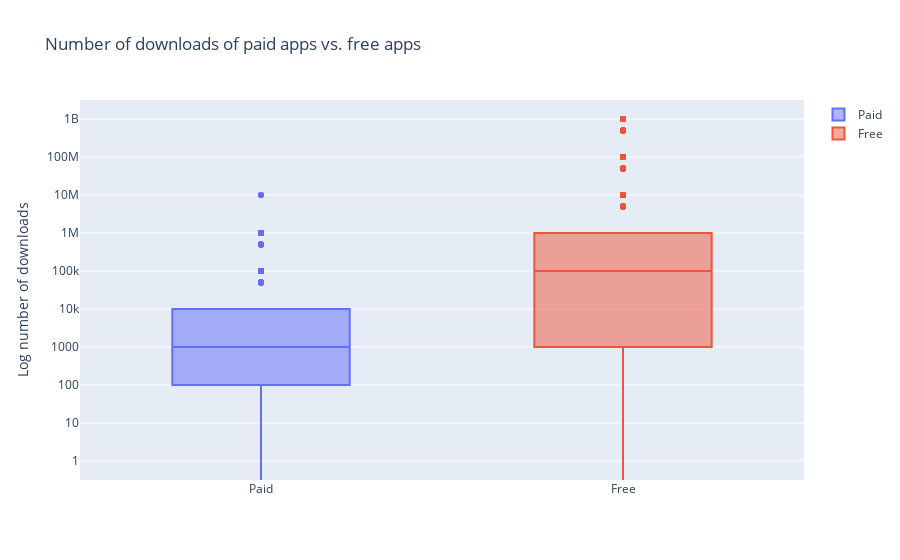
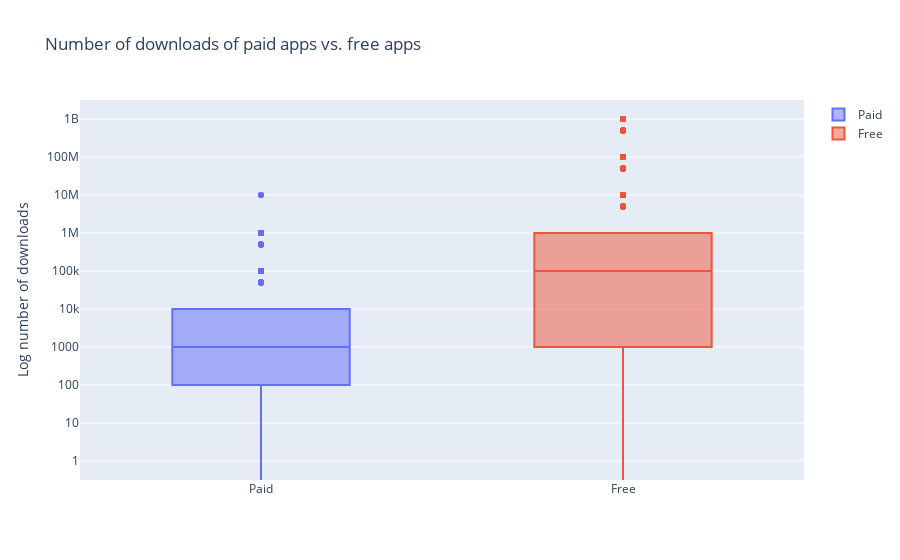

These figures' notebook cell, in order:
### Markdown cell above
## 8. Popularity of paid apps vs free apps
<p>For apps in the Play Store today, there are five types of pricing strategies: free, freemium, paid, paymium, and subscription. Let's focus on free and paid apps only. Some characteristics of free apps are:</p>
<ul>
<li>Free to download.</li>
<li>Main source of income often comes from advertisements.</li>
<li>Often created by companies that have other products and the app serves as an extension of those products.</li>
<li>Can serve as a tool for customer retention, communication, and customer service.</li>
</ul>
<p>Some characteristics of paid apps are:</p>
<ul>
<li>Users are asked to pay once for the app to download and use it.</li>
<li>The user can't really get a feel for the app before buying it.</li>
</ul>
<p>Are paid apps installed as much as free apps? It turns out that paid apps have a relatively lower number of installs than free apps, though the difference is not as stark as I would have expected!</p>

### Code cell
trace0 = go.Box(
    # Data for paid apps
    y = apps[apps['Type'] == 'Paid']['Installs'],
    name = 'Paid'
)

trace1 = go.Box(
    # Data for free apps
    y = apps[apps['Type'] == 'Free']['Installs'],
    name = 'Free'
)

layout = go.Layout(
    title = "Number of downloads of paid apps vs. free apps",
    yaxis = dict(title = "Log number of downloads",
                type = 'log',
                autorange = True)
)

# Add trace0 and trace1 to a list
data = [trace0, trace1]
plotly.offline.iplot({'data': data, 'layout': layout})

# Add trace0 and trace1 to a list for plotting
data = [trace0, trace1]
plotly.offline.iplot({'data': data, 'layout': layout})

### Figure 1 — Plotly figure (JSON) as saved in the notebook; plotly's stock layout.template omitted (floating-point values rounded to 4 significant figures; data arrays with more than 128 entries replaced by an {"elided": "..."} marker saying what was removed)
{"data": [{"name": "Paid", "type": "box", "y": {"elided": "756 int values"}}, {"name": "Free", "type": "box", "y": {"elided": "8903 int values"}}], "layout": {"title": {"text": "Number of downloads of paid apps vs. free apps"}, "yaxis": {"autorange": true, "title": {"text": "Log number of downloads"}, "type": "log"}}}

### Figure 2 — Plotly figure (JSON) as saved in the notebook; plotly's stock layout.template omitted (floating-point values rounded to 4 significant figures; data arrays with more than 128 entries replaced by an {"elided": "..."} marker saying what was removed)
{"data": [{"name": "Paid", "type": "box", "y": {"elided": "756 int values"}}, {"name": "Free", "type": "box", "y": {"elided": "8903 int values"}}], "layout": {"title": {"text": "Number of downloads of paid apps vs. free apps"}, "yaxis": {"autorange": true, "title": {"text": "Log number of downloads"}, "type": "log"}}}
